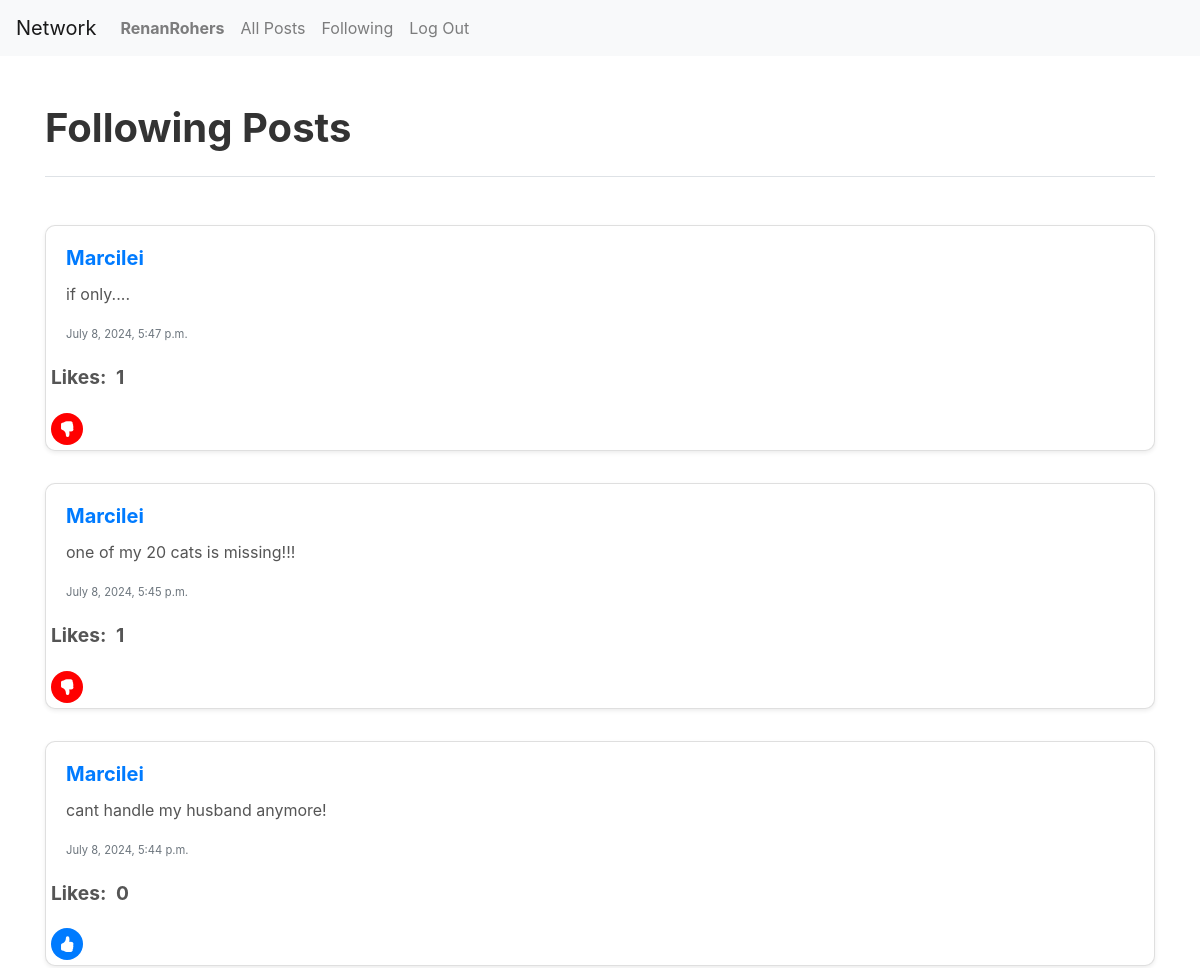
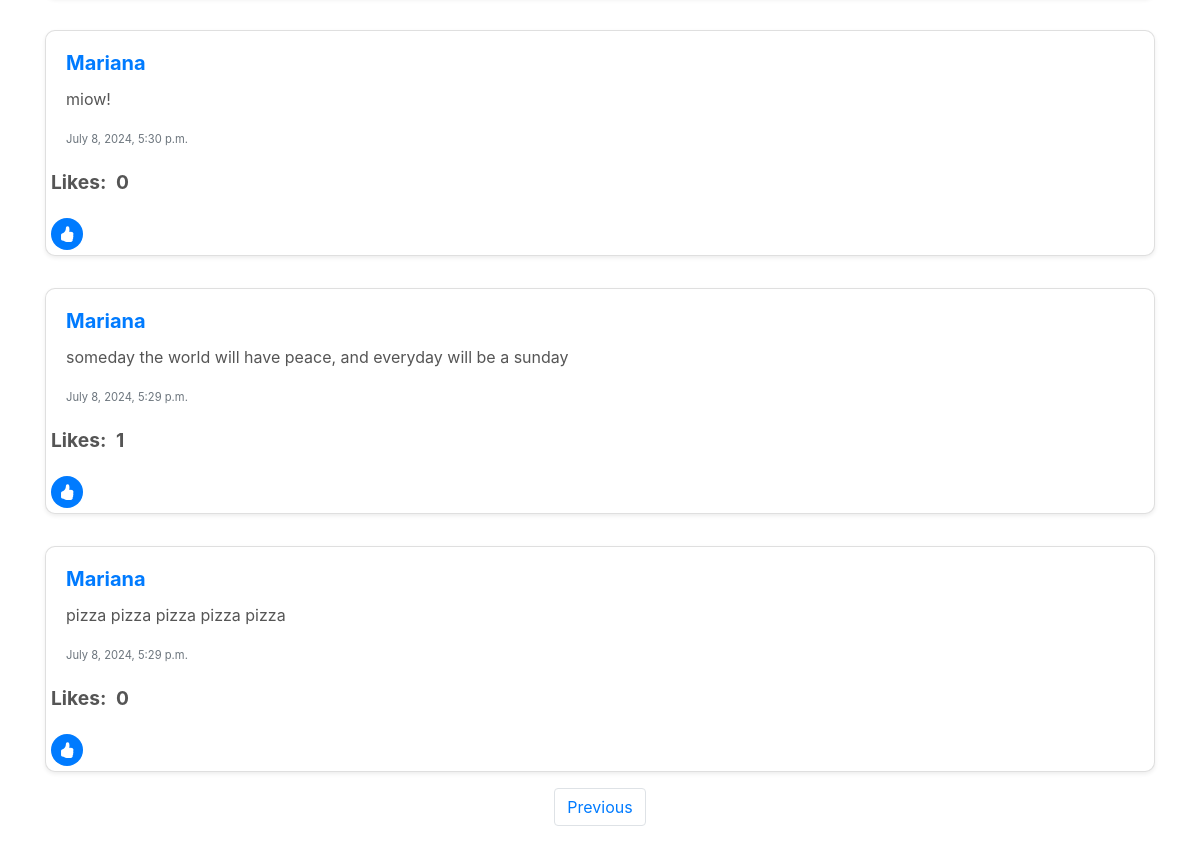
Page /following?page=2 (signed in) on the committed database (2 pictures, top to bottom).
### network/models.py (models this page shows, shortened)
class User(AbstractUser):
    pass

class Post(models.Model):
    user = models.ForeignKey("User", on_delete=models.CASCADE, related_name="post_user")
    text = models.CharField(max_length=255)
    timestamp = models.DateTimeField(auto_now_add=True)

### network/views.py (the view)
# urls.py: path("following", views.following_page, name="following"),
@login_required
def following_page(request):
    user = User.objects.get(id=request.user.id)
    following = Follow.objects.filter(following_user = user)
    all_posts = Post.objects.all().order_by("id").reverse()
    following_posts = []
    for post in all_posts:
        for person in following:
            if person.followed_user == post.user:
                following_posts.append(post)
    paginator = Paginator(following_posts,10)
    page_number = request.GET.get('page')
    page_posts = paginator.get_page(page_number)
    user = request.user
    likes = Like.objects.all()
    liked_posts = []
    try:
        for like in likes:
            if like.user == user:
                liked_posts.append(like.post)
    except:
        liked_posts = []
    return render(request, "network/following.html",{
        "posts": all_posts,
        "page_posts": page_posts,
        "liked_posts": liked_posts,
        "likes": likes
    })

### network/templates/network/following.html (shortened to what this page needs)
{% extends "network/layout.html" %}
{% block body %}
    <div class="container mt-5">
        <div class="section-header d-flex justify-content-between align-items-center pb-3 border-bottom">
            <h1>Following Posts</h1>
        </div>
    </div>
    <div class="container mt-5">
        <div class="posts-container">
            {% for post in page_posts %}
                <div class="post-card card mb-3 shadow-sm">
                    <div id="post" class="card-body">
                        <h5 class="card-title"><a href="{% url 'profile' id=post.user.id %}">{{ post.user.username }}</a></h5>
                        <div id="text-container-{{ post.id }}">
                            <p class="card-text" id="post-text-{{ post.id }}">{{ post.text }}</p>
                        </div>
                        <p class="card-text text-muted"><small>{{ post.timestamp }}</small></p>
                    </div>
                    {% if user == post.user %}
                        <div class="text-right button-container">
                            <button class="btn btn-primary edit-button" data-post_id="{{ post.id }}">Edit</button>
                        </div>
                        <p class="like-count">Likes: <span class="like-count" id="like-count-{{ post.id }}">{{ post.liked_post.count }}</span></p>
                    {% else %}
                    <p class="like-count">Likes: <span class="like-count" id="like-count-{{ post.id }}">{{ post.liked_post.count }}</span></p>
                    {% if user.is_authenticated %}
                        {% if post in liked_posts %}
                        <div class="like-container" data-post_id="{{ post.id }}" data-liked="true" data-likes="{{ likes.post.count }}">
                            <button id="like-{{post.id}}" class="btn btn-dislike" >
                                <i class="bi bi-hand-thumbs-down-fill"></i>
                            </button>
                        </div>
                        {% else %}
                        <div class="like-container" data-post_id="{{ post.id }}" data-liked="false" data-likes="{{ likes.post.count }}">
                            <button id="unlike-{{post.id}}" class="btn btn-like" >
                                <i class="bi bi-hand-thumbs-up-fill"></i>
                            </button>
                        </div>
                        {% endif %}
                    {% endif %}
                    {% endif %}
                </div>
            {% endfor %}
        </div>
        <div class="nav-container">
            <nav aria-label="Page navigation example">
                <ul class="pagination">
                    {% if page_posts.has_previous %}
                        <li class="page-item"><a class="page-link" href="?page={{ page_posts.previous_page_number }}">Previous</a></li>
                    {% endif %}
                </ul>
            </nav>
        </div>
    </div>
{% endblock %}

### network/templates/network/layout.html (shortened to what this page needs)
{% load static %}
<!DOCTYPE html>
<html lang="en">
    <head>
        <link rel="stylesheet" href="https://stackpath.bootstrapcdn.com/bootstrap/4.4.1/css/bootstrap.min.css">
        <link href="{% static 'network/styles.css' %}" rel="stylesheet">
        <link rel="stylesheet" href="https://cdnjs.cloudflare.com/ajax/libs/bootstrap-icons/1.9.1/font/bootstrap-icons.min.css">
    </head>
    <body>
        <nav class="navbar navbar-expand-lg navbar-light bg-light">
            <a class="navbar-brand" href="#">Network</a>
            <div>
              <ul class="navbar-nav mr-auto">
                {% if user.is_authenticated %}
                    <li class="nav-item">
                        <a class="nav-link" href="{% url 'profile' id=user.id %}"><strong>{{ user.username }}</strong></a>
                    </li>
                {% endif %}
                <li class="nav-item">
                  <a class="nav-link" href="{% url 'index' %}">All Posts</a>
                </li>
                {% if user.is_authenticated %}
                    <li class="nav-item">
                        <a class="nav-link" href="{% url 'following' %}">Following</a>
                    </li>
                    <li class="nav-item">
                        <a class="nav-link" href="{% url 'logout' %}">Log Out</a>
                    </li>
                {% endif %}
              </ul>
            </div>
          </nav>
        <div class="body">
            {% block body %}
            {% endblock %}
        </div>
    </body>
</html>

### network/static/network/styles.css (style rules this page uses)
.posts-container { display: flex; flex-direction: column; gap: 1rem; }
.post-card { border-radius: 10px; transition: transform 0.2s; }
.post-card .card-title { font-weight: bold; color: #333; }
.post-card .card-text { font-size: 1rem; color: #555; }
.post-card .text-muted { font-size: 0.875rem; }
.nav-container { display: flex; justify-content: center; }
.section-header { border-bottom: 1px solid #ccc; padding-bottom: 1rem; }
.section-header h1 { font-size: 2.5rem; font-weight: bold; color: #333; }
.btn-like { display: flex; align-items: center; justify-content: center; background-color: #007bff; color: white; border: none; padding: 0.25rem; width: 2rem; height: 2rem; border-radius: 50%; cursor: pointer; transition: background-color 0.3s ease; position: relative; margin: 5px; }
.btn-dislike { display: flex; align-items: center; justify-content: center; background-color: red; color: white; border: none; padding: 0.25rem; width: 2rem; height: 2rem; border-radius: 50%; cursor: pointer; transition: background-color 0.3s ease; position: relative; margin: 5px; }
.btn-like i, .btn-dislike i { font-size: 1rem; }
.like-count { display: inline-block; margin-left: 5px; font-size: 1.2rem; color: #555555; margin-left: 5px; font-weight: bold; }

### rows in the picture
User: username "RenanRohers"
Post: user.username "Marcilei", text "if only....", timestamp "July 8, 2024, 5:47 p.m.", liked_post.count "1"
Post: user.username "Marcilei", text "one of my 20 cats is missing!!!", timestamp "July 8, 2024, 5:45 p.m.", liked_post.count "1"
Post: user.username "Marcilei", text "cant handle my husband anymore!", timestamp "July 8, 2024, 5:44 p.m.", liked_post.count "0"
Post: user.username "Mariana", text "miow!", timestamp "July 8, 2024, 5:30 p.m.", liked_post.count "0"
Post: user.username "Mariana", text "someday the world will have peace, and everyday will be a sunday", timestamp "July 8, 2024, 5:29 p.m.", liked_post.count "1"
Post: user.username "Mariana", text "pizza pizza pizza pizza pizza", timestamp "July 8, 2024, 5:29 p.m.", liked_post.count "0"
